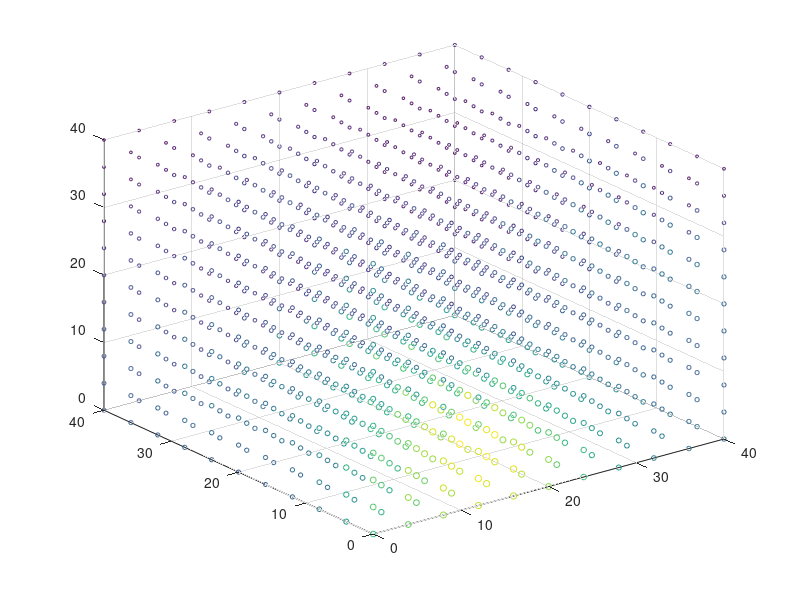

The MATLAB script that drew this image: (Note: this script raises an error after producing the figure.)
function [] = picard3dAxbForm2_Test()
% picard3dAxbForm2 Test function
% The function focus on fix Dirichlet BC.
%
% Input parameters:
%
% Output parameters:
%
% Examples:
%
% See also: 
% Author:   Wei Xing
% History:  31/05/2017  file created
%           25/07/2017  Document and modification
% 
% Log:
% Version1.0 -the process need further vectorizition and parellel to speed
%             up and save memory.
%            -The way boundary condition are stored and indicated need
%            improvements.
%            -the way coordinate are defined as z,x,y NOT conventional x,y,z (because z
%            is more of interest for Richard's equation) Thus conventional 
%            plotting becomes difficult.

%% Setup
% Spatial setup
% Spatial setup
lengthZ=40;
deltaZ=4;
nZ=lengthZ/deltaZ+1;

lengthX=40;
deltaX=4;
nX=lengthX/deltaX+1;

lengthY=40;
deltaY=4;
nY=lengthY/deltaY+1;

% Temporal setup
lengthT=100;
deltaT=1;
nTime=lengthT/deltaT;

% Iteration solver setup
nMaxIteration=50;
maxIteError=1;

[Z,X,Y] = ndgrid(0:deltaZ:lengthZ,0:deltaX:lengthX,0:deltaY:lengthY);


%% Define Boundary conditions
% Option 1       
% Make nodeIndex matrix. It indicate the sequence nodes are accessed and the type of node.  
%     nodeIndex=zeros(nZ,nX);
%     nodeIndex(2:end-1,2:end-1)=reshape(uint32(1:(nZ-2)*(nX-2)), (nZ-2), (nX-2));    
% 
%     nodeInFieldIndex=find(nodeIndex);
% 
%     %%% 
%     %initial state
%     H_init=zeros(nZ,nX);
%     H_init(2:end-1,2:end-1)=-61.5;
% 
%     %BC
%     % bcLeft=ones(nNodeZ,1)*-20.7;
%     % bcRight=ones(nNodeZ,1)*-61.5;
%     % bcTop=ones(nNodeX,1)*-20.7;
%     % bcBottom=ones(nNodeX,1)*-61.5;
% 
% 
%         % A more interesting setup
%         bcLeft=ones(nZ,1)*-20.7;
%         bcRight=ones(nZ,1)*-20.7;
%         bcTop=ones(nX,1)*-20.7;
%         bcBottom=ones(nX,1)*-24.7;
% 
% 
%     H_init(1,1:end)=bcTop;
%     H_init(end,1:end)=bcBottom;
% 
%     H_init(1:end,1)=bcLeft;
%     H_init(1:end,end)=bcRight;

% Option 2 Neumann BC on sides and Dirichlet conditions on Top and bottom
    nodeIndex=zeros(nZ,nX,nY);
    nodeIndex(2:end-1,1:end,1:end)=reshape(uint32(1:(nZ-2)*nX*nY), (nZ-2),nX,nY);  
    
    nodeInFieldIndex=find(nodeIndex);

    nodeIndex(:,:,1)=-nodeIndex(:,:,1);
    nodeIndex(:,:,end)=-nodeIndex(:,:,end);
    
    nodeIndex(:,1,2:end-1)=-nodeIndex(:,1,2:end-1);
    nodeIndex(:,end,2:end-1)=-nodeIndex(:,end,2:end-1);
    
    
%% Define initial condition
    H_init=ones(nZ,nX,nY)*-61.5;
    H_init(1,:,:)=ones(nX,nY)*-20.7;
    H_init(end,:,:)=ones(nX,nY)*-61.5;
    
%% Define for C and K non-linear function
theata_s=0.287;
theata_r=0.075;
alpha=1.611e6;
beta=3.96;

rho=1.175e6;
r=4.74;
% kFromhKs @(h) Ks.*rho./(rho+abs(h).^r);
% K = @(h) Ks.*rho./(rho+abs(h).^r);
K = @(h,Ks) Ks.*rho./(rho+abs(h).^r);

theata    = @(h)  alpha.*(theata_s-theata_r)/(alpha+abs(h).^beta)+theata_r;
theataDif = @(h) -alpha.*(theata_s-theata_r).*-1.*(alpha+abs(h).^beta).^(-2).*abs(h).^(beta-1);


%% Define Permeability field input 
scale=0.05;        % overall magnitude of the permeability field. decide the changing speed.
lengthScale=100;      %larger number means less stochastic (more correlation as one zooms in the 
                    %field) field. Thus gives smoother result.
nKl=50;             %number of KL baisi/cofficients
                                      
[nAllNode,nDimension]=size([Z(:),X(:),Y(:)]);
% nKl=nAllNode;

%calculate distance matrix
distance = pdist([Z(:),X(:),Y(:)]);
distanceMatrix = squareform(distance);

%calculate covariance matrix
covMatrix=exp(-distanceMatrix./lengthScale);    

% KL decomposition on covariance matrix via SVD/eigen decomposition
[klBasis,klEigenValue,~] = svds(covMatrix,nKl); 


% Generate independent normal samples 
seed=100;
rng(seed);
sample= randn(nKl,1);

%make multivariate Gaussian distributions with samples. zero mean.
%Covariance specified though KL basis.
% Ks=klBasis*sqrt(klEigenValue)*sample;
% Ks=reshape(Ks,nY,nX);
% a log (multi) normal permeability field
% Ks=exp(Ks);

Ks =exp(klBasis*sqrt(klEigenValue)*sample).*scale;

Ks=reshape(Ks,nZ,nX,nY);

%Plot 
bubbleScale=100;
scatter3(X(:),Y(:),Z(:),Ks(:)*bubbleScale,Ks(:)*bubbleScale)


%% Initilize mesh 
mesh.deltaZ=deltaZ;
mesh.nZ=nZ;
mesh.deltaX=deltaX;
mesh.nX=nX;
mesh.deltaY=deltaY;
mesh.nY=nY;

mesh.nodeIndex=nodeIndex;
mesh.nNode=length(nodeIndex(nodeIndex~=0));

mesh.H=H_init;      %impose initial condition.

%% MAIN
% nNode=length(nodeIndex(nodeIndex~=0));
% H=H_init;       %impose initial condition.

tic
for t=1:nTime
    H_PreviousTime= mesh.H;
    for k=1:nMaxIteration       
        H0=mesh.H;
        
        %update mesh value 
        mesh.C=theataDif(mesh.H);
        mesh.K=K(mesh.H,Ks);
        
%         [A,B] = PicardFdm(H_PreviousTime);
        [A,B]=picard3dAxbForm2(mesh,H_PreviousTime,deltaT);

        hFree=A\(-B);
                
%         H(find(nodeIndex))=hFree;       %pay extra attention to ordering
        mesh.H(nodeInFieldIndex)=hFree; 
%         mesh.H=H;
        
        sseIte=sum((mesh.H(:)-H0(:)).^2);
        if sqrt(sseIte)<maxIteError 
            break 
        end
        
    end
    
    hRecord(:,:,:,t)=mesh.H;

end
toc

%% Plotting 
% H=mesh.H;

% figure(1)
% scatter3(X(:),Y(:),Z(:),Ks(:)*10000,Ks(:)*10000)

% end time pressure
figure(2)
scatter3(X(:),Y(:),Z(:),abs(mesh.H(:)),abs(mesh.H(:)))
title('end time pressure')

% figure(5)
% p = patch(isosurface(H,-60));
% isonormals(H,p)
% p.FaceColor = 'red';
% p.EdgeColor = 'none';
% daspect([1 1 1])
% view(3); 
% axis([nX,nY,nZ ])

% preasure head front surface propogation
figure(3)
for t=1:nTime
    clf
    Ht=abs(hRecord(:,:,:,t));
    p=patch(isosurface(Ht,40));
    p.FaceColor = 'red';
    p.EdgeColor = 'none';
    
    p=patch(isosurface(Ht,50));
    p.FaceColor = 'yellow';
    p.EdgeColor = 'none';  

    p=patch(isosurface(Ht,60));
    p.FaceColor = 'blue';
    p.EdgeColor = 'none';  
    
    view(-60,40)
    title(sprintf('pressure front propogation. t=%i',t))
    axis([1,nX,1,nY,1,nZ])
    
    camlight 
    lighting gouraud

    
    drawnow
    frame(t)=getframe;
end

xslice = [nX]; 
yslice = [nY]; 
zslice = [0:nZ/2:nZ];
figure(3)
slice(mesh.H,nX,1:5:nZ,1)


% preasure head propogation in square volume
figure(4)
for t=1:nTime
%     surf(X(:,:,sliceY),Z(:,:,sliceY),TheataRecord(:,:,sliceY,t))
%     shading interp;
%     slice(TheataRecord(:,:,:,t),nX,nY,0:nZ/4:nZ)
    slice(hRecord(:,:,:,t),nX-3,1:5:nZ,1)
    view(-60,40)
    title(sprintf('pressure. t=%i',t))
    drawnow
    frame(t)=getframe;
end

% preasure head propogation in sphere volume
figure(5)
for t=1:4:nTime
    hVector=(hRecord(:,:,:,t)+100)*20;    
%     scatter3(X(:),Y(:),Z(:),(hVector(:)),(Ks(:)*10000),'fill')
    scatter3(X(:),Y(:),Z(:),(hVector(:)),(hVector(:)),'fill')
%     shading interp;
    title(sprintf('pressure. t=%i',t))
    drawnow
    frame(t)=getframe;
    
end




